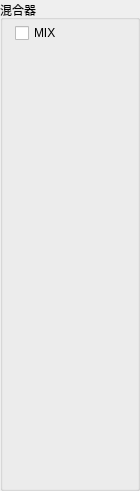
       <widget class="QGroupBox" name="groupBox_27">
        <property name="geometry">
         <rect>
          <x>759</x>
          <y>6</y>
          <width>140</width>
          <height>491</height>
         </rect>
        </property>
        <property name="title">
         <string>混合器</string>
        </property>
        <widget class="QCheckBox" name="checkbox_mute_mix">
         <property name="geometry">
          <rect>
           <x>15</x>
           <y>25</y>
           <width>46</width>
           <height>16</height>
          </rect>
         </property>
         <property name="text">
          <string>MIX</string>
         </property>
        </widget>
        <widget class="QLabel" name="label_38">
         <property name="geometry">
          <rect>
           <x>0</x>
           <y>80</y>
           <width>140</width>
           <height>441</height>
          </rect>
         </property>
         <property name="text">
          <string/>
         </property>
         <property name="pixmap">
          <pixmap resource="Mic_OP.qrc">:/control/icon/control/mixR+.png</pixmap>
         </property>
        </widget>
        <widget class="QLabel" name="label_37">
         <property name="geometry">
          <rect>
           <x>48</x>
           <y>15</y>
           <width>91</width>
           <height>66</height>
          </rect>
         </property>
         <property name="text">
          <string/>
         </property>
         <property name="pixmap">
          <pixmap resource="Mic_OP.qrc">:/control/icon/control/mix_in_off.png</pixmap>
         </property>
        </widget>
        <zorder>label_38</zorder>
        <zorder>checkbox_mute_mix</zorder>
        <zorder>label_37</zorder>
       </widget>
